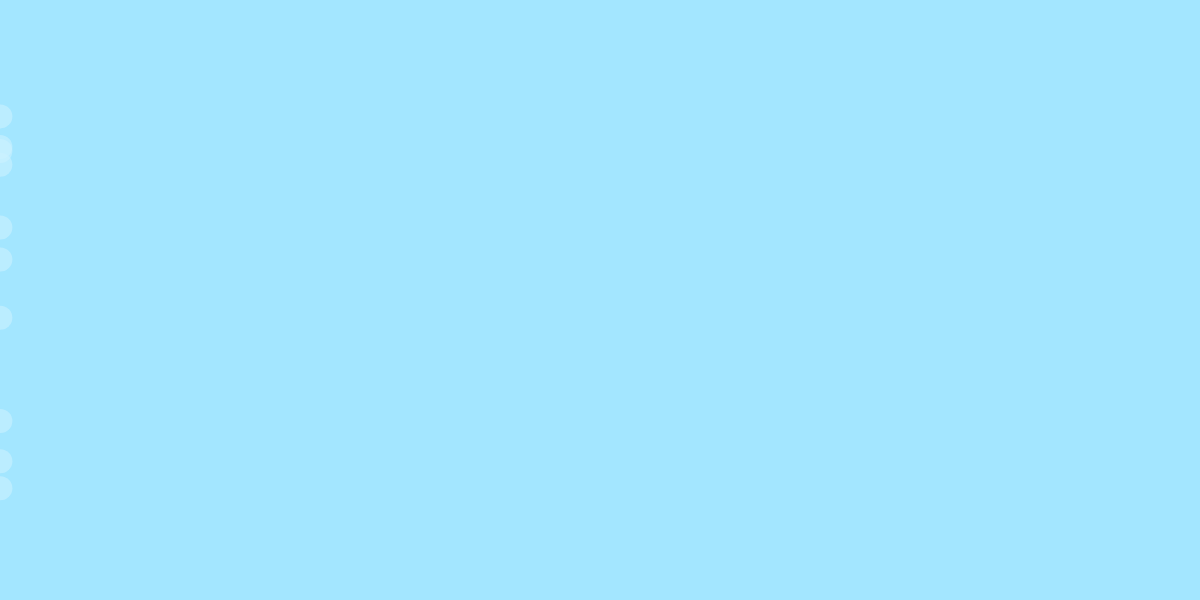
Frame 1 (no input)
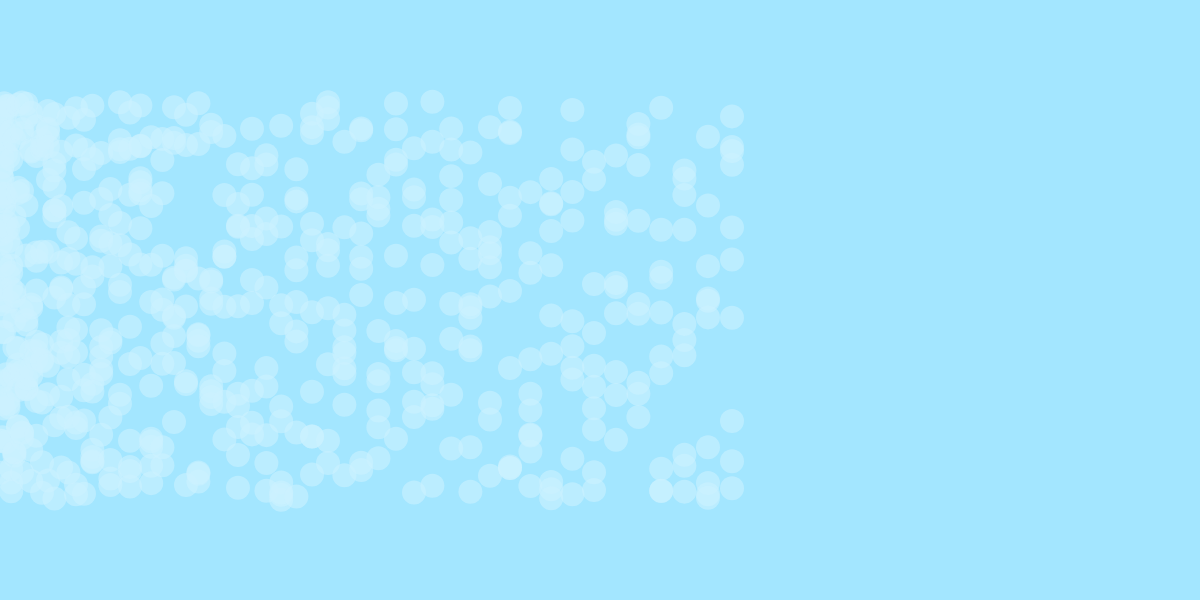
Frame 60 (no input)
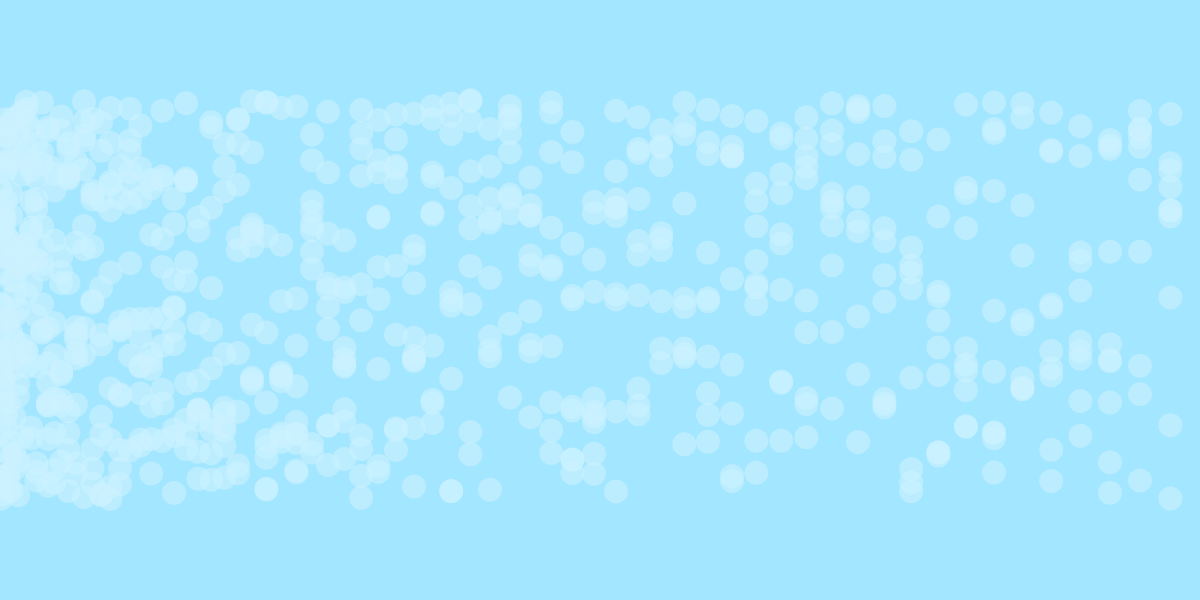
Frame 120 (the mouse pressed at the canvas centre since frame 60)

The p5.js sketch that drew these frames (run headless with seeded random() and noise() and a simulated clock; from frame 60 on, the mouse is pressed at the canvas centre):

// p5.js sketch
// ── sketch.js
// TODO: Convert
const height = 600, width = 1200;
let pressure, system, obstacles = [];


class Particle {
	constructor(position) {
		this.acceleration = createVector(0, 0);
		this.velocity = createVector(0, 0);
		this.position = position.copy();
		this.life = 100;
	}

	update() {
		this.velocity.add(this.acceleration);
		this.position.add(this.velocity);

		this.acceleration.mult(0);
		this.life -= 2;
	}

	applyForce(f) {
		this.acceleration.add(f);
	}

	draw() {
		noStroke();
		fill(204, 241, 255, 150);
		ellipse(this.position.x, this.position.y, 24, 24);
	}

	isDead() {
		return this.position.x > width || this.position.y < 0 || this.position.y > height;
	}
}


class Obstacle {
	constructor(x, y) {
		this.power = 10000;
		this.position = createVector(x, y);
	}

	draw() {
		// TODO: Draw rock image
		// image(getImage("cute/Rock"), this.position.x, this.position.y-50, 60, 80);

		fill(255, 0, 0);
		ellipse(this.position.x, this.position.y, 50, 50);
	}

	calculateForce(pos) {
		let dir = p5.Vector.sub(this.position, pos);
		let dist = dir.mag();
		if (dist > 100) {
			return createVector(0, 0);
		}
		// let dist = constrain(dir.mag(), 0.5, width);
		let mag = -this.power / sq(dist);

		dir.normalize();
		dir.mult(mag);
		return dir;
	}
}


class ParticleSystem {
	constructor(origin, height) {
		this.origin = origin.copy();
		this.height = height;
		this.particles = [];
	}

	addParticles() {
		for (let i = 0; i < 10; ++i) {
			this.particles.push(new Particle(createVector(
				this.origin.x,
				this.origin.y + (Math.random() - 0.5) * this.height
			)));
		}
	}

	applyForce(f) {
		for (let i = 0; i < this.particles.length; ++i) {
			this.particles[i].applyForce(f);
		}
	}

	applyRepulsion(r) {
		for (let i = 0; i < this.particles.length; ++i) {
			let p = this.particles[i];
			p.applyForce(r.calculateForce(p.position));
		}
	}

	run() {
		for (let i = this.particles.length - 1; i > -1; --i) {
			this.particles[i].update();

			if (this.particles[i].isDead()) {
				this.particles.splice(i, 1);
			} else {
				this.particles[i].draw();
			}
		}
	}
}


function setup() {
	createCanvas(width, height);
	angleMode(RADIANS);
	frameRate(30);

	pressure = createVector(0.4, 0);
	system = new ParticleSystem(createVector(0, height / 2), height / 1.5);
}

function draw() {
	background(163,230,255);

	// TODO: Draw ground
	// for (let i = 0; i < 10; ++i) {
	// 	image(getImage("cute/DirtBlock"), i*95, -50,96,160);
	// 	image(getImage("cute/DirtBlock"), i*95, 269,96,160);
	// }


	// Draw river
	noStroke();
	fill(163, 230, 255);
	rect(0, 86, width, 233);

	// Particle - Obstacle interaction & draw obstacles
	for (let i = 0; i < obstacles.length; ++i) {
		system.applyRepulsion(obstacles[i]);
		obstacles[i].draw();
	}

	system.addParticles();
	system.applyForce(pressure);
	system.run();
}


function mouseClicked() {
	if(mouseX < width - 50 && mouseX > 50) {
		obstacles.push(new Obstacle(mouseX - 30, mouseY - 5));
	}
}
